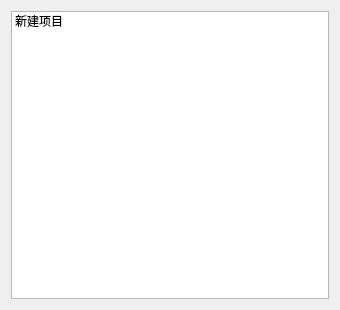
<?xml version="1.0" encoding="UTF-8"?>
<ui version="4.0">
 <class>selectlist</class>
 <widget class="QWidget" name="selectlist">
  <property name="geometry">
   <rect>
    <x>0</x>
    <y>0</y>
    <width>340</width>
    <height>310</height>
   </rect>
  </property>
  <property name="minimumSize">
   <size>
    <width>340</width>
    <height>310</height>
   </size>
  </property>
  <property name="windowTitle">
   <string>Form</string>
  </property>
  <layout class="QGridLayout" name="gridLayout">
   <item row="0" column="0" colspan="2">
    <widget class="ListWidget" name="ListWidget">
     <property name="iconSize">
      <size>
       <width>24</width>
       <height>24</height>
      </size>
     </property>
     <item>
      <property name="text">
       <string>新建项目</string>
      </property>
      <property name="icon">
       <iconset resource="../res/icon/icons.qrc">
        <normaloff>:/built-InIcons/Grass.png</normaloff>:/built-InIcons/Grass.png</iconset>
      </property>
     </item>
    </widget>
   </item>
  </layout>
 </widget>
 <customwidgets>
  <customwidget>
   <class>ListWidget</class>
   <extends>QListWidget</extends>
   <header>qfluentwidgets</header>
  </customwidget>
 </customwidgets>
 <resources>
  <include location="../res/icon/icons.qrc"/>
 </resources>
 <connections/>
</ui>
